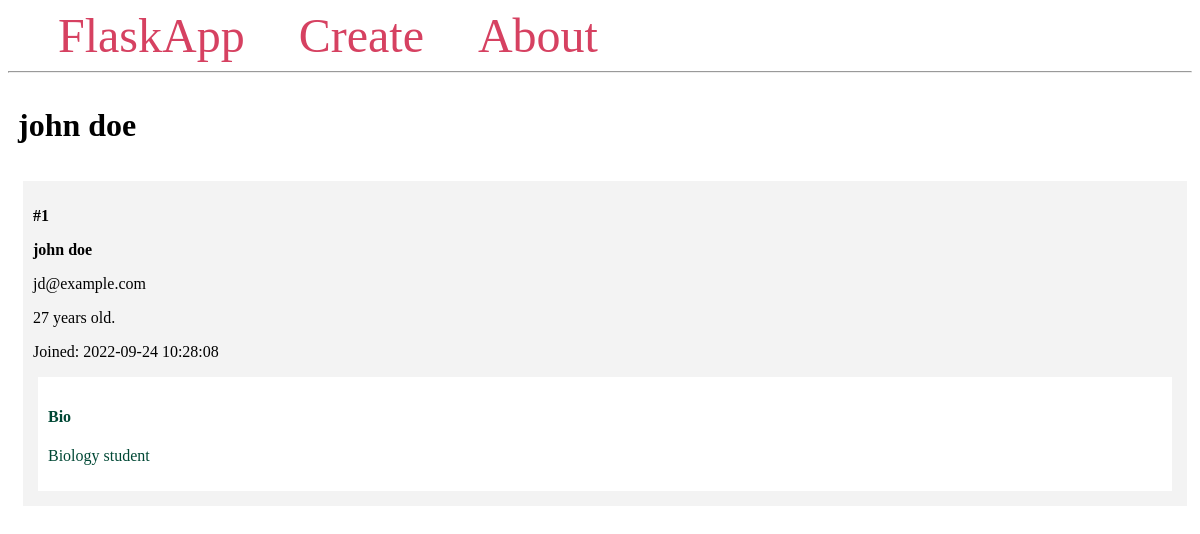
/1/, run on the app's committed database.
### app.py (models this page shows, shortened)
class Student(db.Model):
    id = db.Column(db.Integer, primary_key=True)
    firstname = db.Column(db.String(100), nullable=False)
    lastname = db.Column(db.String(100), nullable=False)
    email = db.Column(db.String(80), unique=True, nullable=False)
    age = db.Column(db.Integer)
    created_at = db.Column(db.DateTime(timezone=True),
                           server_default=func.now())
    bio = db.Column(db.Text)

### app.py (the view)
@app.route('/<int:student_id>/')
def student(student_id):
    student = Student.query.get_or_404(student_id)
    return render_template('student.html', student=student)

### templates/student.html
{% extends 'base.html' %}
{% block content %}
    <span class="title">
        <h1>{% block title %} {{ student.firstname }} {{ student.lastname }}{% endblock %}</h1>
    </span>
    <div class="content">
            <div class="student">
                <p><b>#{{ student.id }}</b></p>
                <b>
                    <p class="name">{{ student.firstname }} {{ student.lastname }}</p>
                </b>
                <p>{{ student.email }}</p>
                <p>{{ student.age }} years old.</p>
                <p>Joined: {{ student.created_at }}</p>
                <div class="bio">
                    <h4>Bio</h4>
                    <p>{{ student.bio }}</p>
                </div>
            </div>
    </div>
{% endblock %}

### static/styles.css (style rules this page uses)
.title { margin: 5px; }
.content { margin: 5px; width: 100%; display: flex; flex-direction: row; flex-wrap: wrap; }
.student { flex: 20%; padding: 10px; margin: 5px; background-color: #f3f3f3; inline-size: 100%; }
.bio { padding: 10px; margin: 5px; background-color: #ffffff; color: #004835; }

### data on the page
Student: firstname "john", lastname "doe", id "1", email "jd@example.com", age "27", created_at "2022-09-24 10:28:08", bio "Biology student"
